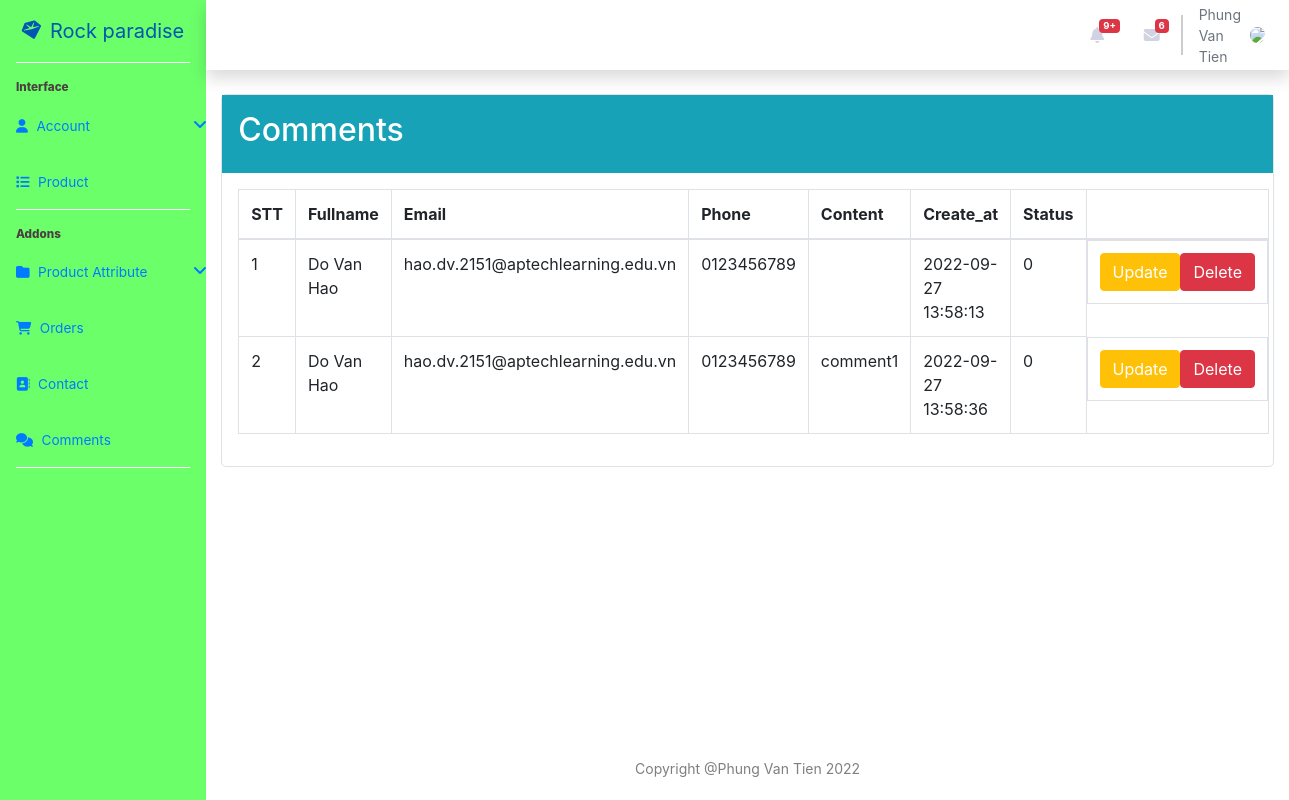
The page /SourceCode/Jewellery/admin/comments.php (signed in) on the database its author committed.
### tables this page shows
CREATE TABLE `account` (
  `id` int(11) NOT NULL,
  `role` varchar(30) NOT NULL,
  `fullname` varchar(50) NOT NULL,
  `email` varchar(100) NOT NULL,
  `password` varchar(50) NOT NULL,
  `phone` varchar(11) NOT NULL,
  `address` varchar(200) NOT NULL,
  `created_at` timestamp NOT NULL DEFAULT CURRENT_TIMESTAMP,
  `code` int(11) NOT NULL DEFAULT '0',
  `status` varchar(20) NOT NULL DEFAULT 'verified'
);

CREATE TABLE `comments` (
  `id` int(11) NOT NULL,
  `account_id` int(11) NOT NULL,
  `product_id` int(11) NOT NULL,
  `content` varchar(255) NOT NULL,
  `created_at` timestamp NOT NULL DEFAULT CURRENT_TIMESTAMP,
  `status` tinyint(1) NOT NULL DEFAULT '0'
);

### SourceCode/Jewellery/admin/comments.php (the view, shortened to what this page needs)
<?php
include "connect.php";
$sql = "SELECT comments.id, account.fullname, account.email, account.phone, comments.content, comments.created_at, comments.status  FROM account INNER JOIN comments on account.id = comments.account_id INNER JOIN product on comments.product_id = product.id";
$result = $conn->query($sql);
$arr_comments = [];
if ($result->num_rows > 0) {
    $arr_comments = $result->fetch_all(MYSQLI_ASSOC);
}
?>
<!DOCTYPE html>
<html lang="en">
<head>
    <link rel="stylesheet" href="../public/css/admin.css?v=2">
    <link rel="stylesheet" href="https://cdnjs.cloudflare.com/ajax/libs/font-awesome/6.1.2/css/all.min.css" />
    <link rel="stylesheet" href="https://cdn.jsdelivr.net/npm/bootstrap@4.6.1/dist/css/bootstrap.min.css">
</head>
<body>
    <section class="flex-wrap d-flex ">
        <?php include "navbar.php" ?>
        <section>
            <div class="container-fluid">
                <div class="list_acc row">
                    <div class="col-md-12" style="min-height: 40rem;">
                        <div class="list_comment border rounded-lg">
                            <div class="create-comment bg-info p-3 w-100 d-flex justify-content-between">
                                <h2 class="text-white">Comments</h2>
                            </div>
                            <div class="table_comment p-3">
                                <table class="table table-bordered">
                                    <thead>
                                        <tr>
                                            <th>STT</th>
                                            <th>Fullname</th>
                                            <th>Email</th>
                                            <th>Phone</th>
                                            <th>Content</th>
                                            <th>Create_at</th>
                                            <th>Status</th>
                                            <th></th>
                                        </tr>
                                    </thead>
                                    <tbody>
                                        <?php
                                        if (is_array($arr_comments)) {
                                            foreach ($arr_comments as $index => $value) {
                                        ?>
                                                <tr>
                                                    <td><?php echo ++$index; ?></td>
                                                    <td><?php echo $value['fullname']; ?></td>
                                                    <td><?php echo $value['email']; ?></td>
                                                    <td><?php echo $value['phone']; ?></td>
                                                    <td><?php echo $value['content']; ?></td>
                                                    <td><?php echo $value['created_at']; ?></td>
                                                    <td><?php echo $value['status']; ?></td>
                                                    <td class="d-flex justify-content-around">
                                                        <a data-id="<?php echo $value['id']; ?>" href="#" class="btn btn-warning btn-updateComment text-white">Update</a>
                                                        <button id_comment="<?php echo $value['id']; ?>" class="btn btn-danger btn-delete">Delete</button>
                                                    </td>
                                                </tr>
                                        <?php
                                            }
                                        }
                                        ?>
                                    </tbody>
                                </table>
                            </div>
                        </div>
                    </div>
                </div>
            </div>
        </section>
        <footer class="bg-white">
            <div class="container my-auto py-4">
                <div class="text-center my-auto text-black-50 small">
                    <span>Copyright @Phung Van Tien 2022</span>
                </div>
            </div>
        </footer>
    </section>
</body>
</html>

### SourceCode/Jewellery/admin/navbar.php (shortened to what this page needs)
<?php
include "connect.php";
$sql = "SELECT * FROM account WHERE role = 'admin' ";
$result = $conn->query($sql);
$admin = [];
if ($result->num_rows > 0) {
    $admin = $result->fetch_all(MYSQLI_ASSOC);
} else {
    echo "Error: " . $conn->error;
}
?>
<ul class="sidebar mb-0 list-unstyled" id="accordionSidebar">
    <a class="sidebar-brand d-flex align-item-center justify-content-center p-3" style="text-decoration: none;" href="admin.php">
        <div class="sidebar-brand-icon rotate-n-15">
            <i class="fa-solid fa-gem"></i>
        </div>
        <div class="sidebar-brand-text ml-2">Rock paradise</div>
    </a>
    <hr class="sidebar-divider">
    <div class="sidebar-heading">Interface</div>
    <li class="nav-item collapsed">
        <a class="nav-link" href="#" data-toggle="collapse" data-target="#collapseTwo">
            <i class="fa-solid fa-user"></i>
            <span>Account</span>
        </a>
    </li>
    <li class="nav-item">
        <a class="nav-link" href="listProduct.php">
            <i class="fa-solid fa-list"></i>
            <span>Product</span>
        </a>
    </li>
    <hr class="sidebar-divider">
    <div class="sidebar-heading">Addons</div>
    <li class="nav-item collapsed">
        <a class="nav-link" href="#" data-toggle="collapse" data-target="#collapseFour">
            <i class="fa-solid fa-folder"></i>
            <span>Product Attribute</span>
        </a>
    </li>
    <li class="nav-item">
        <a href="order.php" class="nav-link">
            <i class="fa-solid fa-cart-shopping"></i>
            <span>Orders</span>
        </a>
    </li>
    <li class="nav-item">
        <a href="contact.php" class="nav-link">
            <i class="fa-solid fa-address-book"></i>
            <span>Contact</span>
        </a>
    </li>
    <li class="nav-item">
        <a href="comments.php" class="nav-link">
            <i class="fa-solid fa-comments"></i>
            <span>Comments</span>
        </a>
    </li>
    <hr class="sidebar-divider d-none d-md-block">
</ul>
<div id="content-wrapper">
    <div id="content">
        <nav class="navbar navbar-expand-sm navbar-light bg-white topbar mb-4 static-top shadow">
            <ul class="navbar-nav info-user">
                <li class="nav-item  mx-1">
                    <a class="nav-link " href="#">
                        <i class="fas fa-bell"></i>
                        <span class="badge badge-danger">9+</span>
                    </a>
                </li>
                <li class="nav-item  mx-1">
                    <a class="nav-link " href="#">
                        <i class="fas fa-envelope"></i>
                        <span class="badge badge-danger">6</span>
                    </a>
                </li>
                <div class="" id="topbar-divider"></div>
                <li class="nav-item dropdown">
                    <a class="nav-link" href="#" id="userDropdown" role="button" data-toggle="dropdown">
                        <?php
                        if (is_array($admin)) {
                            foreach ($admin as $key => $value) {
                        ?>
                                <span class="ml-2 d-none d-lg-inline small text-secondary"><?php if (!empty($value['fullname'])) echo $value['fullname'] ?></span>
                        <?php
                            }
                        }
                        ?>
                        <img style="width: 20%;" class="ml-2 img-profile rounded-circle" src="../public/images/dashboardAdmin/avatar.jpg">
                    </a>
                </li>
            </ul>
        </nav>

### SourceCode/Jewellery/public/css/admin.css (style rules this page uses)
html { font-family: sans-serif; line-height: 1.15; -webkit-text-size-adjust: 100%; -webkit-tap-highlight-color: transparent }
body { margin: 0; font-family: Nunito, -apple-system, BlinkMacSystemFont, "Segoe UI", Roboto, "Helvetica Neue", Arial, sans-serif, "Apple Color Emoji", "Segoe UI Emoji", "Segoe UI Symbol", "Noto Color Emoji"; font-size: 1rem; font-weight: 400; line-height: 1.5; color: #858796; text-align: left; background-color: #fff }
#accordionSidebar { background-color: #6bff6a; min-height: 100vh; width: 16%; }
#content-wrapper { width: 84%; }
hr { box-sizing: content-box; height: 0; overflow: visible; }
.rotate-n-15 { transform: rotate(-15deg) }
h1, h2, h3, h4, h5, h6 { margin-top: 0; margin-bottom: .5rem; }
.sidebar-brand { font-size: 1.25rem; }
.sidebar hr.sidebar-divider { border-top: 1px solid #fff; }
.sidebar hr.sidebar-divider { margin: 0 1rem 1rem; }
.sidebar .nav-item { position: relative; }
.sidebar .nav-item .nav-link { text-align: center; padding: .75rem 1rem; width: 6.5rem }
.sidebar .nav-item .nav-link span { font-size: .65rem; display: block }
.sidebar .sidebar-heading { padding-left: 1rem; font-weight: 800; font-size: .73rem; color: #4b4040; }
.sidebar .nav-item .nav-link { display: block; width: 100%; text-align: left; padding: 1rem; width: 14rem; }
.sidebar .nav-item .nav-link i { font-size: .85rem; margin-right: .25rem; }
.sidebar .nav-item .nav-link span { font-size: .85rem; display: inline; }
.sidebar .nav-item .nav-link[data-toggle=collapse]::after { width: 1rem; text-align: center; float: right; vertical-align: 0; border: 0; font-weight: 900; content: '\f107'; font-family: 'Font Awesome 5 Free'; }
.topbar { height: 4.375rem }
.topbar .nav-item .nav-link { height: 4.375rem; display: flex; align-items: center; padding: 0 .75rem }
.topbar.navbar-light .navbar-nav .nav-item .nav-link { color: #d1d3e2 }
#topbar-divider { background-color: #ccc; border: .5px solid #ccc; height: 2.5rem; margin: auto; }
.nav-link .badge-danger { margin-bottom: 18px; margin-left: -5px; font-size: 60% !important; }
.nav-item>#userDropdown { max-width: 26rem; }
.navbar>.info-user { padding-left: 23rem; }

### rows shown on the page
account: fullname "Phung Van Tien"
comments: account.fullname "Do Van Hao", account.email "hao.dv.2151@aptechlearning.edu.vn", account.phone "0123456789", created_at "2022-09-27 13:58:13", status "0"
comments: account.fullname "Do Van Hao", account.email "hao.dv.2151@aptechlearning.edu.vn", account.phone "0123456789", content "comment1", created_at "2022-09-27 13:58:36", status "0"
